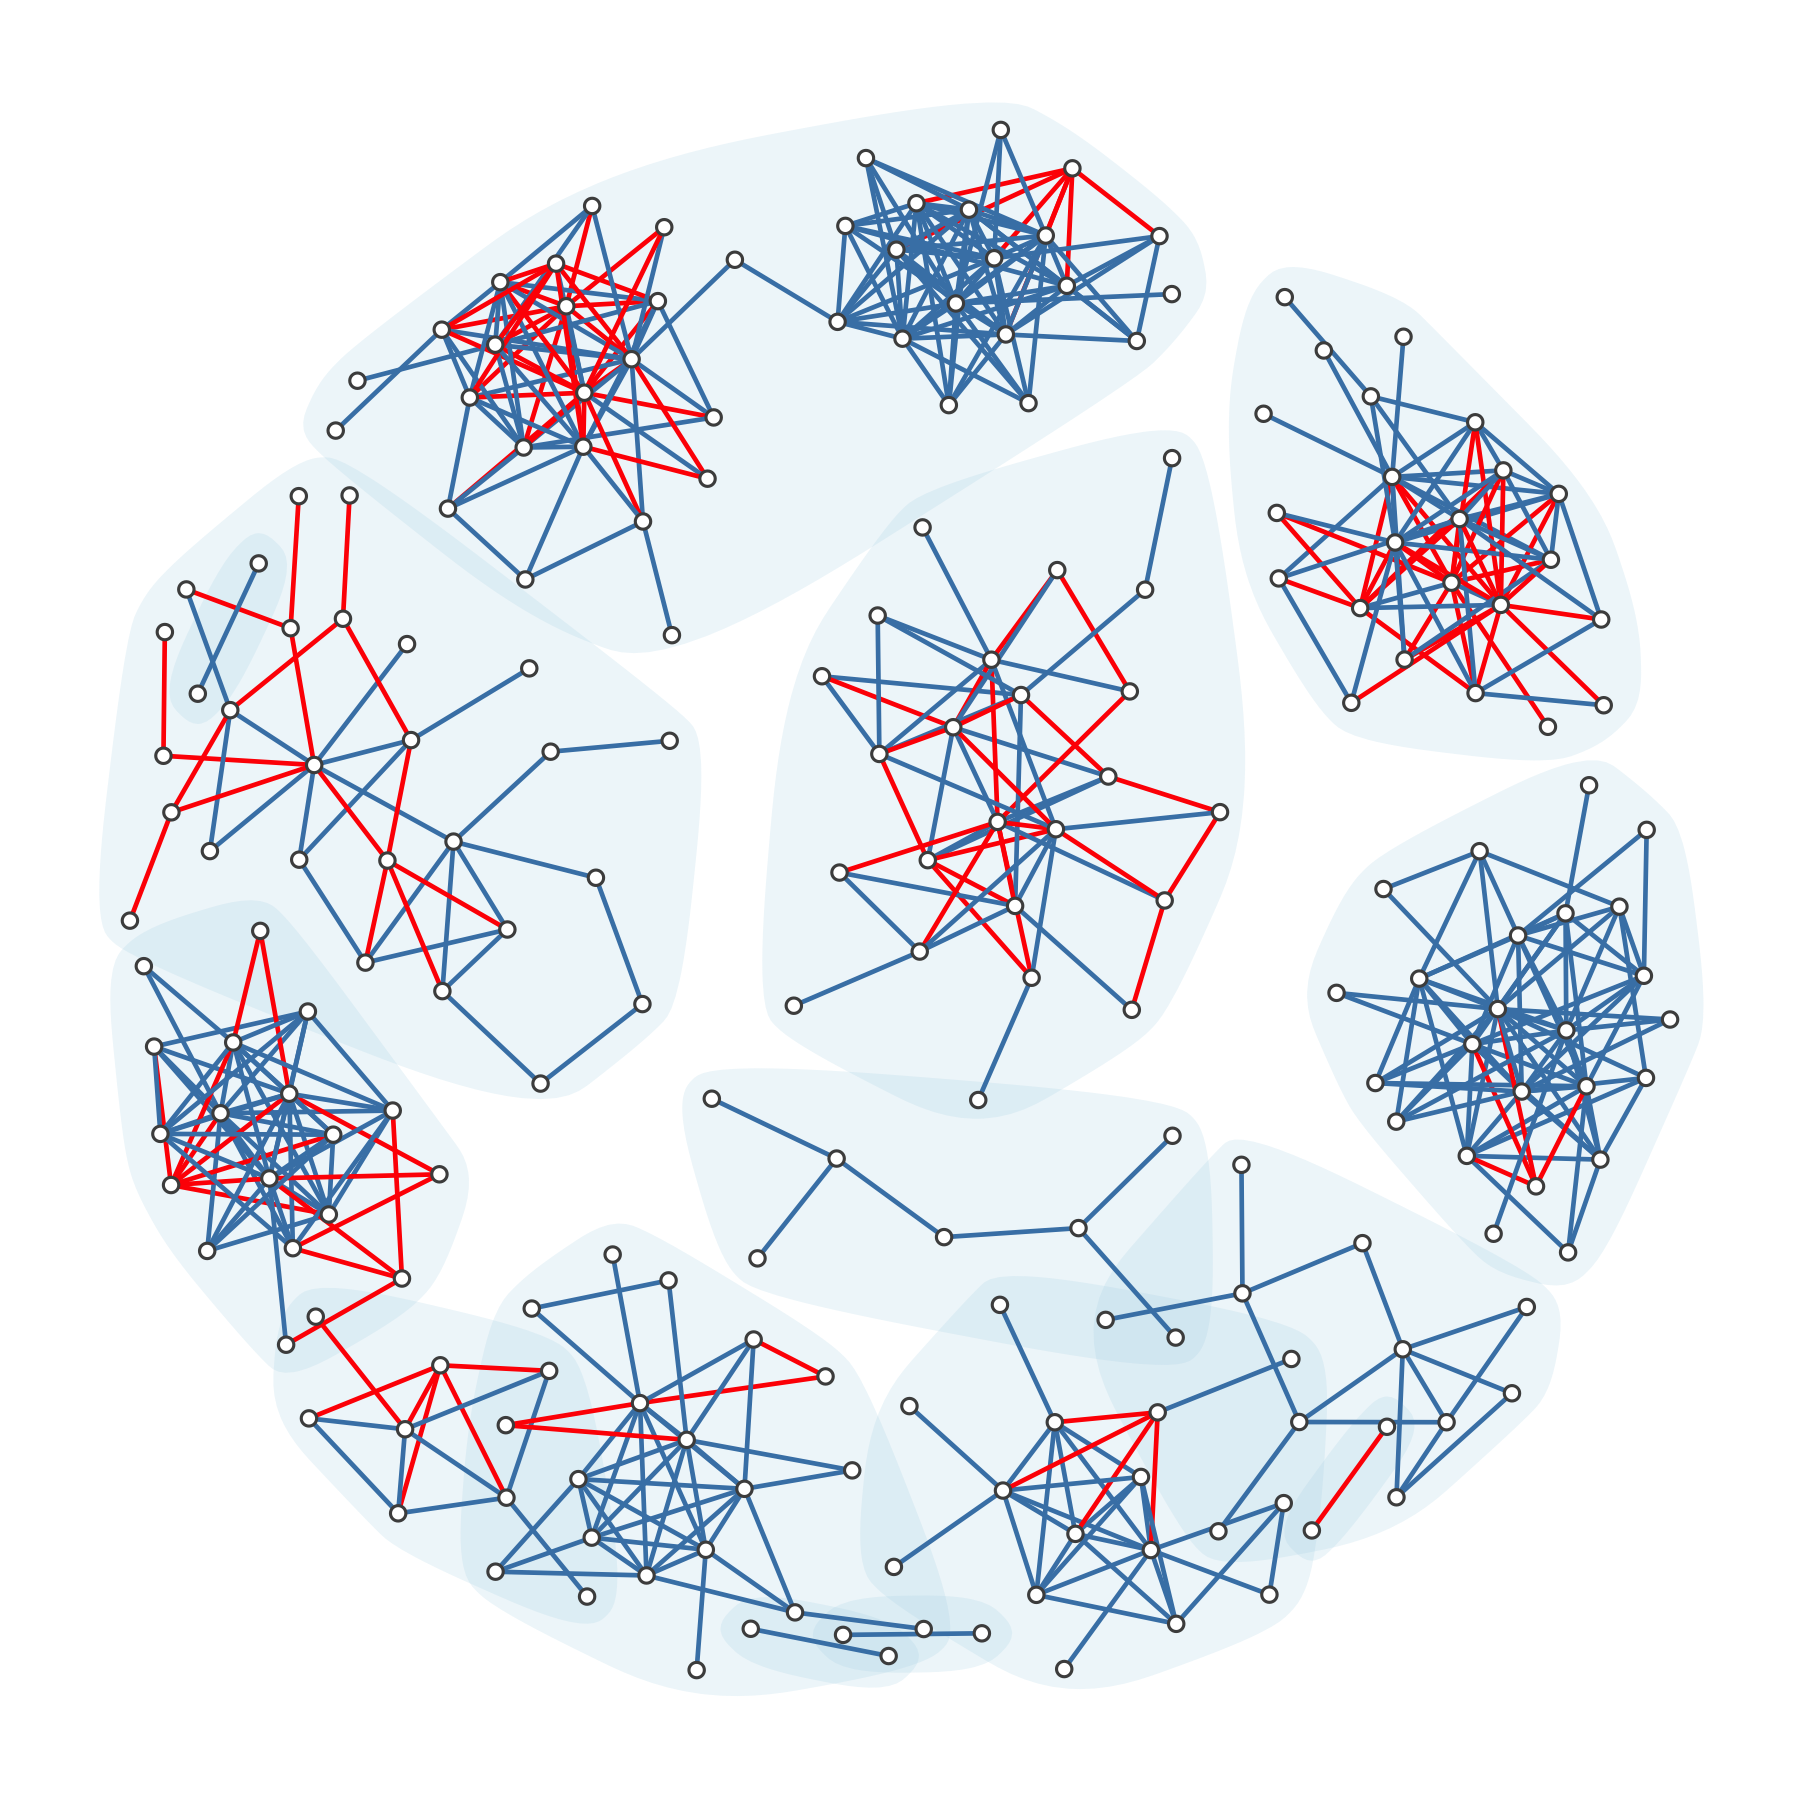

This figure's R source:
# correlation network

# install.packages("igraph")
library(igraph)

# ! Mandatorial
infile <- "toy_correlations_big.tsv"
# change with your own input file
# a TSV file with a header and (at least) 4 columns, in this order:
# gene1, gene2, Pearson correlation coefficient (r), FDR (already corrected p-value)
# column names do not matter: the first 4 columns are used, any other column is ignored
# pairs can appear in both directions (A-B and B-A): duplicates are removed
# example:
# geneA   geneB   r_pearson   FDR
# mod1_g01   mod1_g02   0.8156   3.165e-04
# mod1_g02   mod1_g01   0.8156   3.165e-04

# ! Optional
r_min   <- 0.5      # keep edges with |r| >= r_min (between 0 and 1)
fdr_max <- 0.001    # keep edges with FDR < fdr_max (> 0 and <= 0.05)
sign    <- "both"   # "both" (|r|), "positive" (r only) or "negative" (-r only)
labels  <- FALSE    # show gene names? (FALSE with many nodes is a good idea)

# Read the TSV, rename the first 4 columns and print the mapping (original >> new)
# so the user can check which columns are being used
load_edges <- function(path) {
  df <- read.delim(path, stringsAsFactors = FALSE, check.names = FALSE)
  new <- c("gene1", "gene2", "r", "fdr")
  cat(sprintf("%s >> %s\n", names(df)[1:4], new), sep = "")
  if (ncol(df) > 4) cat(sprintf("ignored columns: %d\n", ncol(df) - 4))
  df <- df[, 1:4]
  names(df) <- new
  # remove self loops (geneA - geneA)
  df <- df[df$gene1 != df$gene2, ]
  # write every pair in the same (alphabetical) order, so A-B and B-A become identical
  a <- df$gene1
  b <- df$gene2
  m <- a < b
  df$gene1 <- ifelse(m, a, b)
  df$gene2 <- ifelse(m, b, a)
  # remove the duplicated pairs
  df[!duplicated(df[, c("gene1", "gene2")]), ]
}

# Keep only the edges above the r threshold and below the FDR threshold
filter_edges <- function(df, r_min, fdr_max, sign = c("both", "positive", "negative")) {
  sign <- match.arg(sign)
  # stop with a clear message if the thresholds are out of range
  if (r_min < 0 || r_min > 1) stop("r_min must be between 0 and 1")
  if (fdr_max <= 0 || fdr_max > 0.05) stop("fdr_max must be > 0 and <= 0.05")
  keep_r <- switch(sign,
                   both     = abs(df$r) >= r_min,
                   positive = df$r >= r_min,
                   negative = df$r <= -r_min)
  # which() drops rows with NA values instead of returning empty NA rows
  df[which(keep_r & df$fdr < fdr_max), ]
}

# Build an undirected graph: the first 2 columns are the nodes,
# the other columns (r, fdr) become edge attributes (E(g)$r, E(g)$fdr)
build_graph <- function(edges) {
  graph_from_data_frame(edges, directed = FALSE)
}

# Draw the graph in the plot window
# layout: Kamada-Kawai, nodes closer = fewer steps between them (r is not used)
# separate networks are arranged in a circle, each one inside a shaded area
plot_graph <- function(g, labels = TRUE) {
  edge_w    <- 1.5      # edge width
  node_size <- 2        # node size (keep it about proportional to edge_w)
  # one group of nodes per connected component (= per separate network)
  groups <- split(seq_len(vcount(g)), components(g)$membership)
  par(mar = c(1, 1, 1, 1), family = "Helvetica Neue")
  plot(g,
       layout              = layout_with_kk(g),
       mark.groups         = groups,
       mark.col            = adjustcolor("lightblue", alpha.f = 0.1),   # semi-transparent area
       mark.border         = NA,
       mark.expand         = 8,                                         # margin around the nodes
       vertex.size         = node_size,
       vertex.color        = "white",
       vertex.frame.color  = "grey30",
       vertex.label        = if (labels) V(g)$name else NA,
       vertex.label.family = "Helvetica Neue",                          # font family
       vertex.label.cex    = 1,                                         # font size (1 = 12 pt)
       vertex.label.color  = "black",
       vertex.label.dist   = 1.1,                                       # label distance from the node
       vertex.label.degree = -pi/2,                                     # label above the node
       edge.color          = ifelse(E(g)$r > 0, "steelblue", "red"),    # positive = blue, negative = red
       edge.width          = edge_w)
}

# Run: load -> filter -> graph -> plot
df    <- load_edges(infile)
edges <- filter_edges(df, r_min, fdr_max, sign)
g     <- build_graph(edges)
plot_graph(g, labels)

# Save the plot as PNG (same figure as the window: the Kamada-Kawai layout is deterministic)
png("corrNetwork.png", width = 6, height = 6, units = "in", res = 300)
plot_graph(g, labels)
dev.off()
#svg("corrNetwork.svg", width = 8, height = 8); plot_graph(g, labels); dev.off()
